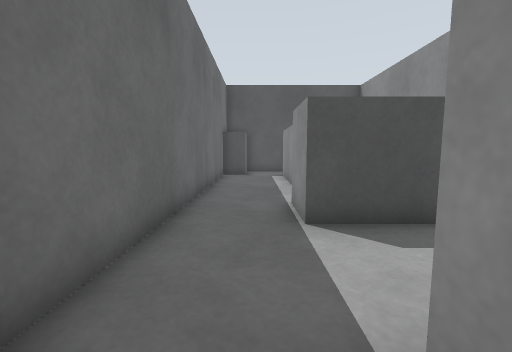
View 1 (above)

16 first-person views from a walk through a Gazebo world. The camera is 0.72 m above the floor, tilts 6° down and sees 90° across. The floor is counted in squares, 0.5 m on a side. Each view is taken from the middle of a square. On the plan, view 1 faces up. The plan holds only what a view shows up to about 13 squares ahead; the rest is blank. The place goes on beyond the plan. The robots in the file are not drawn.

View 2
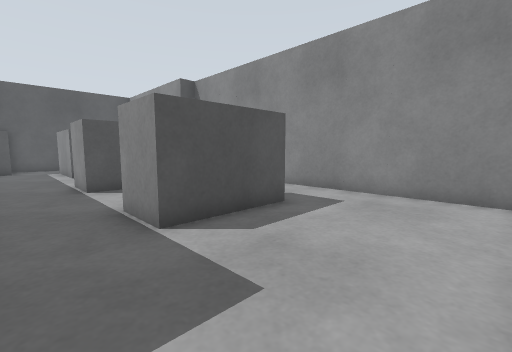

View 3
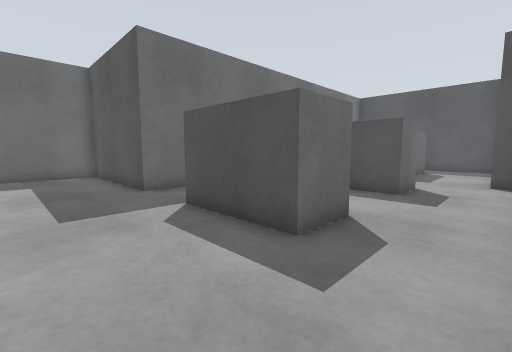

View 4
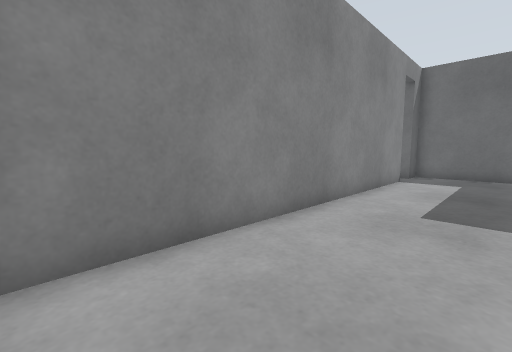

View 5
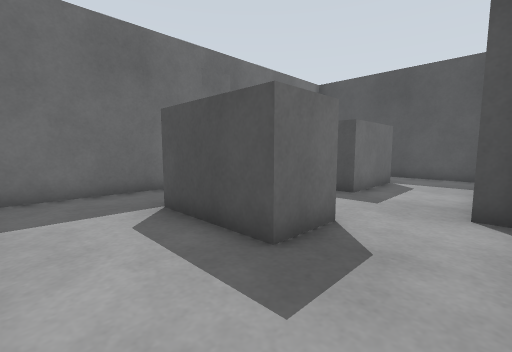

View 6
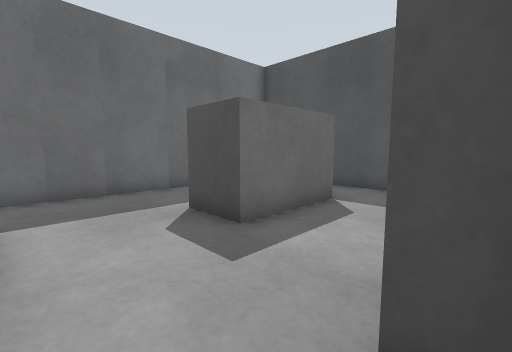

View 7
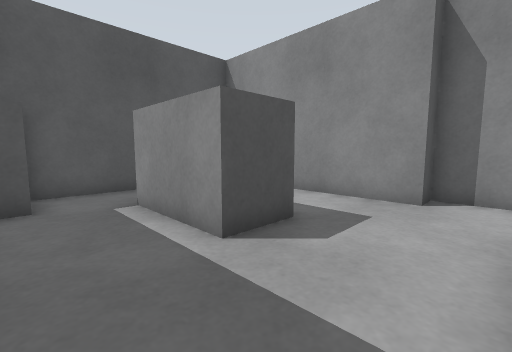

View 8
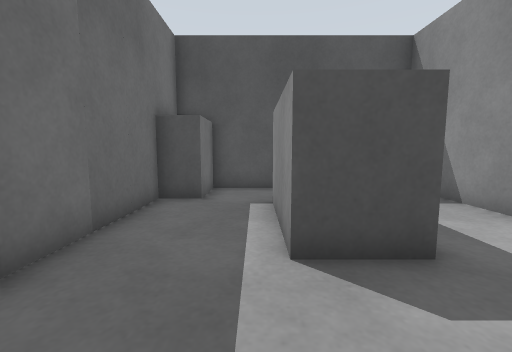

View 9
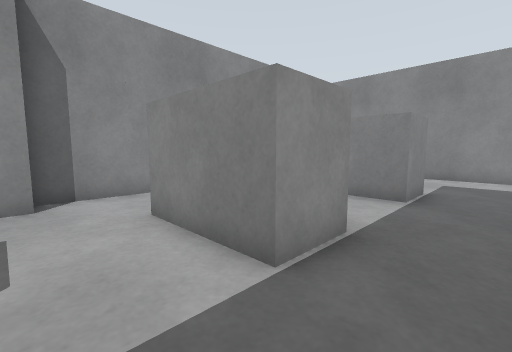

View 10
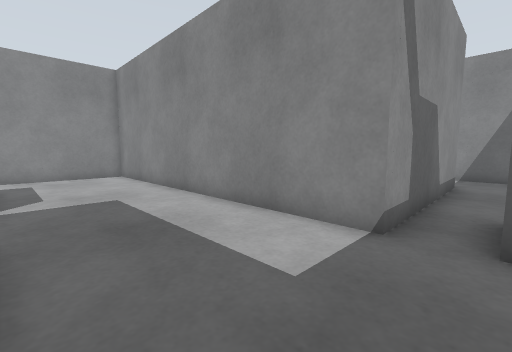

View 11
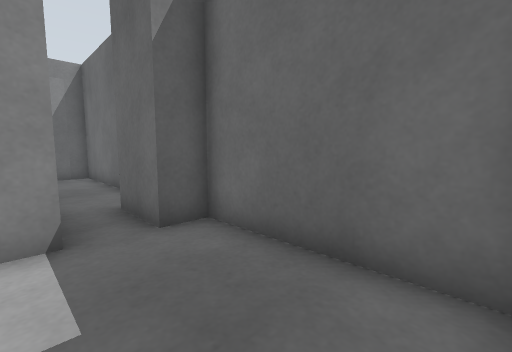

View 12
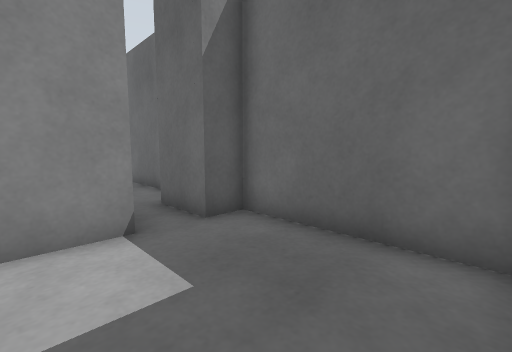

View 13
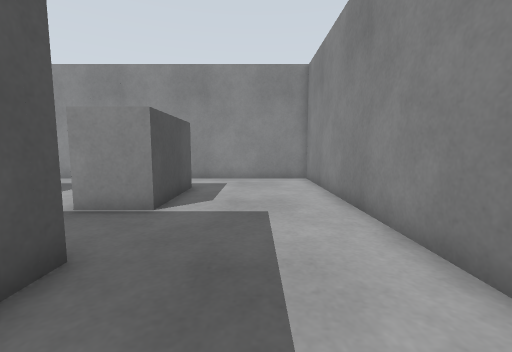

View 14
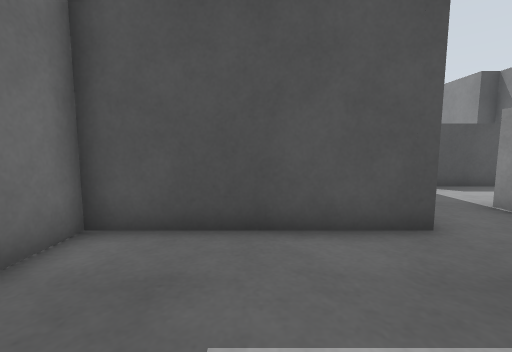

View 15
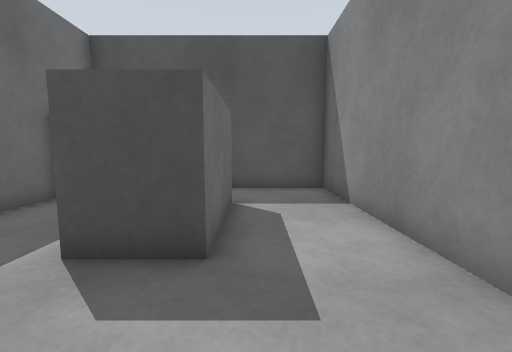

View 16
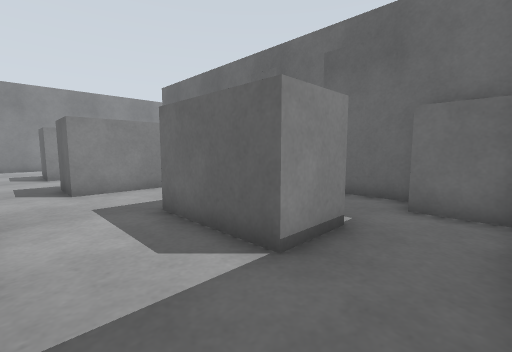

### Floor plan
Points are (right, up) in squares from view 1. A wall is a line through its corners. A room is listed if a view was taken in it or the views show most of it. See-through windows are left out.
Room 1 (views 1, 2, 3, 4, 10, 11, 12, 13, 14)
walls: (-1.8, 1.4) (-1.8, -0.6) (-8.1, -0.6) (-8.1, -5.5) (-7, -5.5); (-5.6, -5.5) (7.5, -5.5) (7.5, 1.5); (4.6, 1.3) (4.6, -0.6) (1, -0.6) (1, 1.3)
ways out: opening at (-0.5, 0.5) to room 2; opening at (6, 0.5) to room 2; opening at (-6, -6)
Room 2 (view 5)
walls: (4.6, 6.7) (4.6, 4.8) (1, 4.8) (1, 6.7); (1, 1.3) (4.6, 1.3); (7.5, 1.5) (7.5, 6.5); (-1.8, 6.4) (-1.8, 1.4)
ways out: opening at (-0.5, 0.5) to room 1; opening at (6, 0.5) to room 1; opening at (6, 5.5) to room 3; opening at (-0.5, 5.5) to room 4
Room 3 (views 6, 15, 16)
walls: (3.4, 13.8) (3.4, 10.2); (3.4, 6.7) (4.6, 6.7); (7.5, 6.5) (7.5, 8.5) (6.5, 8.5) (6.5, 16.4) (3.6, 16.4)
ways out: opening at (6, 5.5) to room 2; opening at (2.5, 8) to room 4; opening at (2.5, 15.5) to room 4
Room 4 (views 7, 8, 9)
walls: (3.4, 10.2) (1.5, 10.2) (1.5, 13.8) (3.4, 13.8); (1, 6.7) (3.4, 6.7); (-0.6, 16.5) (-0.6, 14.4) (-1.9, 14.4); (3.6, 16.4) (-1.8, 16.4) (-1.8, 6.4)
ways out: opening at (-0.5, 5.5) to room 2; opening at (2.5, 8) to room 3; opening at (2.5, 15.5) to room 3

Positions as (right, up) in squares from view 1, and headings:
1: (0, 0), facing up
2: (-1, -5), facing up-right
3: (7, -4), facing up-left
4: (7, -2), facing down-left
5: (7, 2), facing up-left
6: (7, 7), facing up-left
7: (-1, 7), facing up-right
8: (1, 7), facing up
9: (-1, 9), facing down-right
10: (-7, -1), facing down-right
11: (-5, -1), facing down-left
12: (-4, -1), facing down-left
13: (-5, -3), facing right
14: (-5, -5), facing up
15: (4, 7), facing up
16: (6, 16), facing down-left
